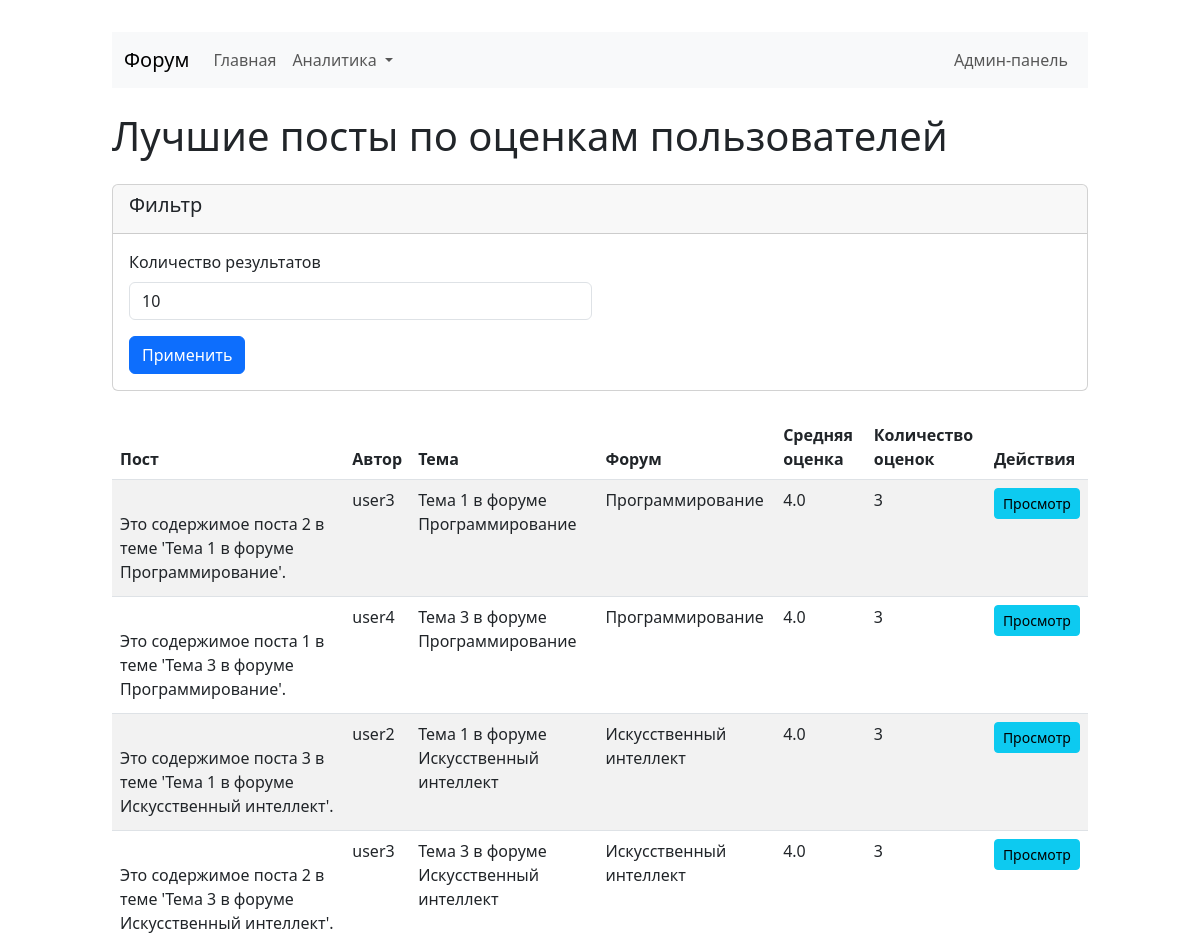
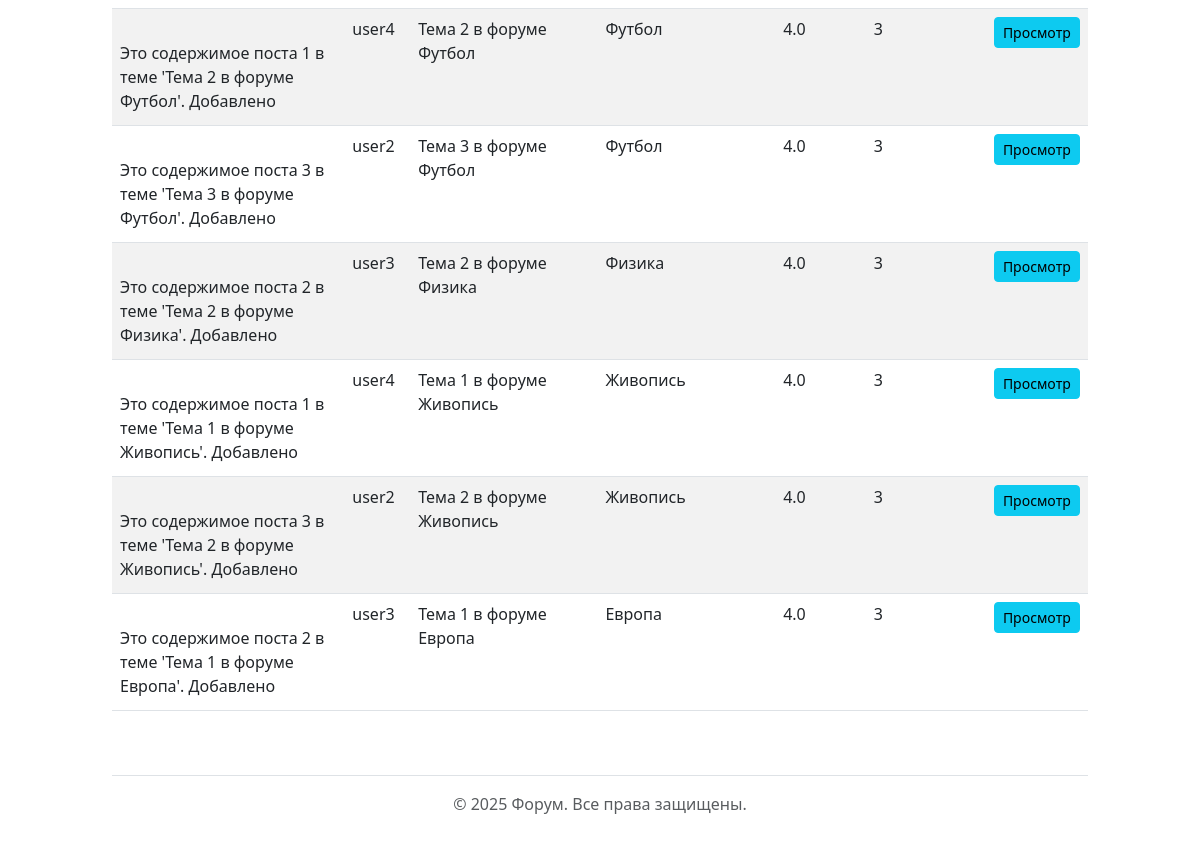
The app's page /analytics/top_posts with its own data (2 pictures, top to bottom).
### app/models/db_models.py (models this page shows, shortened)
class Post(db.Model):
    __tablename__ = 'пост'
    ID_поста = db.Column(db.Integer, primary_key=True)
    ID_темы = db.Column(db.Integer, db.ForeignKey('тема.ID_темы'), nullable=False)
    ID_пользователя = db.Column(db.Integer, db.ForeignKey('пользователь.ID_пользователя'), nullable=False)
    содержимое = db.Column(db.Text, nullable=False)
    дата_публикации = db.Column(db.DateTime, default=datetime.utcnow)
    ratings = db.relationship('Rating', backref='post', lazy=True)
    comments = db.relationship('Comment', backref='post', lazy=True)

### app/routes.py (the view)
@main_bp.route('/analytics/top_posts')
def top_posts():
    limit = request.args.get('limit', 10, type=int)
    min_rating = request.args.get('min_rating', 0, type=float)
    posts = AnalyticsManager.get_top_rated_posts(limit, min_rating)
    return render_template('analytics/top_posts.html', posts=posts, limit=limit, min_rating=min_rating)

### app/templates/analytics/top_posts.html (shortened to what this page needs)
{% extends "base.html" %}
{% block content %}
<h1 class="mb-4">Лучшие посты по оценкам пользователей</h1>
<div class="card mb-4">
    <div class="card-header">
        <h5>Фильтр</h5>
    </div>
    <div class="card-body">
        <form action="{{ url_for('main.top_posts') }}" method="get" class="row g-3">
            <div class="col-md-6">
                <label for="limit" class="form-label">Количество результатов</label>
                <input type="number" class="form-control" id="limit" name="limit" value="{{ limit }}" min="1" max="100">
            </div>
            <div class="col-12">
                <button type="submit" class="btn btn-primary">Применить</button>
            </div>
        </form>
    </div>
</div>
{% if posts %}
<div class="table-responsive">
    <table class="table table-striped table-hover">
        <thead>
            <tr>
                <th>Пост</th>
                <th>Автор</th>
                <th>Тема</th>
                <th>Форум</th>
                <th>Средняя оценка</th>
                <th>Количество оценок</th>
                <th>Действия</th>
            </tr>
        </thead>
        <tbody>
            {% for post, author_name, topic_name, forum_name, avg_rating, rating_count in posts %}
            <tr>
                <td>
                    <div class="post-content" style="max-height: 100px; overflow: hidden;">
                        {{ post.содержимое[:200] }}{% if post.содержимое|length > 200 %}...{% endif %}
                    </div>
                </td>
                <td>{{ author_name }}</td>
                <td>{{ topic_name }}</td>
                <td>{{ forum_name }}</td>
                <td>{{ avg_rating|round(2) }}</td>
                <td>{{ rating_count }}</td>
                <td>
                    <a href="{{ url_for('main.post', post_id=post.ID_поста) }}" class="btn btn-sm btn-info">Просмотр</a>
                </td>
            </tr>
            {% endfor %}
        </tbody>
    </table>
</div>
{% else %}
<div class="alert alert-info">
    <p>Нет постов с оценками.</p>
</div>
{% endif %}
{% endblock %}

### app/templates/base.html (style rules this page uses)
body { padding-top: 2rem; padding-bottom: 2rem; }
.post-content, .comment-content { white-space: pre-line; }

### records on screen
Post: содержимое "Это содержимое поста 2 в теме 'Тема 1 в форуме Программирование'.…", author_name "user3", topic_name "Тема 1 в форуме Программирование", forum_name "Программирование", avg_rating "4.0", ID_пользователя "3"
Post: содержимое "Это содержимое поста 1 в теме 'Тема 3 в форуме Программирование'.…", author_name "user4", topic_name "Тема 3 в форуме Программирование", forum_name "Программирование", avg_rating "4.0", ID_темы "3"
Post: содержимое "Это содержимое поста 3 в теме 'Тема 1 в форуме Искусственный интеллект'.…", author_name "user2", topic_name "Тема 1 в форуме Искусственный интеллект", forum_name "Искусственный интеллект", avg_rating "4.0", rating_count "3"
Post: содержимое "Это содержимое поста 2 в теме 'Тема 3 в форуме Искусственный интеллект'.…", author_name "user3", topic_name "Тема 3 в форуме Искусственный интеллект", forum_name "Искусственный интеллект", avg_rating "4.0", ID_пользователя "3"
Post: содержимое "Это содержимое поста 1 в теме 'Тема 2 в форуме Футбол'. Добавлено…", author_name "user4", topic_name "Тема 2 в форуме Футбол", forum_name "Футбол", avg_rating "4.0", rating_count "3"
Post: содержимое "Это содержимое поста 3 в теме 'Тема 3 в форуме Футбол'. Добавлено…", author_name "user2", topic_name "Тема 3 в форуме Футбол", forum_name "Футбол", avg_rating "4.0", rating_count "3"
Post: содержимое "Это содержимое поста 2 в теме 'Тема 2 в форуме Физика'. Добавлено…", author_name "user3", topic_name "Тема 2 в форуме Физика", forum_name "Физика", avg_rating "4.0", ID_пользователя "3"
Post: содержимое "Это содержимое поста 1 в теме 'Тема 1 в форуме Живопись'. Добавлено…", author_name "user4", topic_name "Тема 1 в форуме Живопись", forum_name "Живопись", avg_rating "4.0", rating_count "3"
Post: содержимое "Это содержимое поста 3 в теме 'Тема 2 в форуме Живопись'. Добавлено…", author_name "user2", topic_name "Тема 2 в форуме Живопись", forum_name "Живопись", avg_rating "4.0", rating_count "3"
Post: содержимое "Это содержимое поста 2 в теме 'Тема 1 в форуме Европа'. Добавлено…", author_name "user3", topic_name "Тема 1 в форуме Европа", forum_name "Европа", avg_rating "4.0", ID_пользователя "3"
